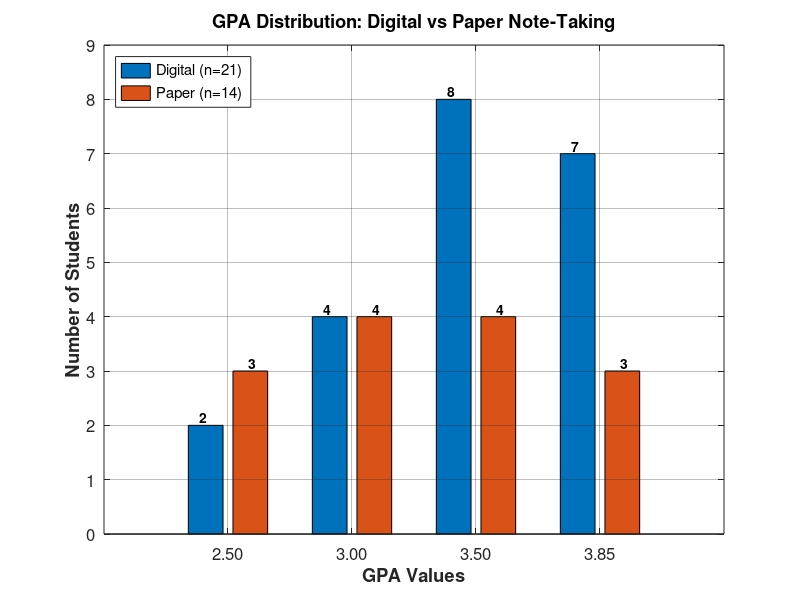

Write the MATLAB code that produced this figure.
% Graph 2: GPA Distribution by Note-Taking Method (OCTAVE COMPATIBLE)
clear; clc;

% GPA distribution data from your analysis
gpa_ranges = {'2.50', '3.00', '3.50', '3.85'};
digital_counts = [2, 4, 8, 7];
paper_counts = [3, 4, 4, 3];

% Create grouped bar chart
figure(2);
clf; % Clear the figure to avoid overlapping plots
data = [digital_counts; paper_counts]';
h = bar(data, 'grouped');

% Customize colors (Octave compatible method)
colormap([0.12, 0.31, 0.49; 0.83, 0.33, 0.00]); % Dark blue and orange

% Set up the axes
ax = gca;
set(ax, 'XTick', 1:length(gpa_ranges));
set(ax, 'XTickLabel', gpa_ranges);

% Labels and formatting
xlabel('GPA Values', 'FontSize', 12, 'FontWeight', 'bold');
ylabel('Number of Students', 'FontSize', 12, 'FontWeight', 'bold');
title('GPA Distribution: Digital vs Paper Note-Taking', 'FontSize', 14, 'FontWeight', 'bold');

% Set y-axis limits and ticks
max_count = max([digital_counts, paper_counts]);
ylim([0, max_count + 1]);
set(ax, 'YTick', 0:1:max_count + 1);

% Add legend
legend({'Digital (n=21)', 'Paper (n=14)'}, 'Location', 'northwest', 'FontSize', 11);

% Add grid
grid on;
set(ax, 'GridAlpha', 0.3);

% Set font size for all elements
set(ax, 'FontSize', 12);

% Add value labels on bars
bar_width = 0.8; % Default bar width
group_width = bar_width / 2; % Width for each bar in group
positions = 1:length(gpa_ranges);

for i = 1:length(gpa_ranges)
    % Digital bars (left side of each group)
    x_pos_digital = positions(i) - group_width/2;
    text(x_pos_digital, digital_counts(i) + 0.15, num2str(digital_counts(i)), ...
         'HorizontalAlignment', 'center', 'FontWeight', 'bold', 'FontSize', 10);

    % Paper bars (right side of each group)
    x_pos_paper = positions(i) + group_width/2;
    text(x_pos_paper, paper_counts(i) + 0.15, num2str(paper_counts(i)), ...
         'HorizontalAlignment', 'center', 'FontWeight', 'bold', 'FontSize', 10);
end

% Ensure all elements are visible
set(gcf, 'Position', [100, 100, 800, 600]); % Set figure size
set(gcf, 'Color', 'white'); % White background

% Force the plot to refresh
drawnow;

% Save the figure
print('gpa_distribution.png', '-dpng', '-r300');
fprintf('Graph 2 saved as gpa_distribution.png\n');
